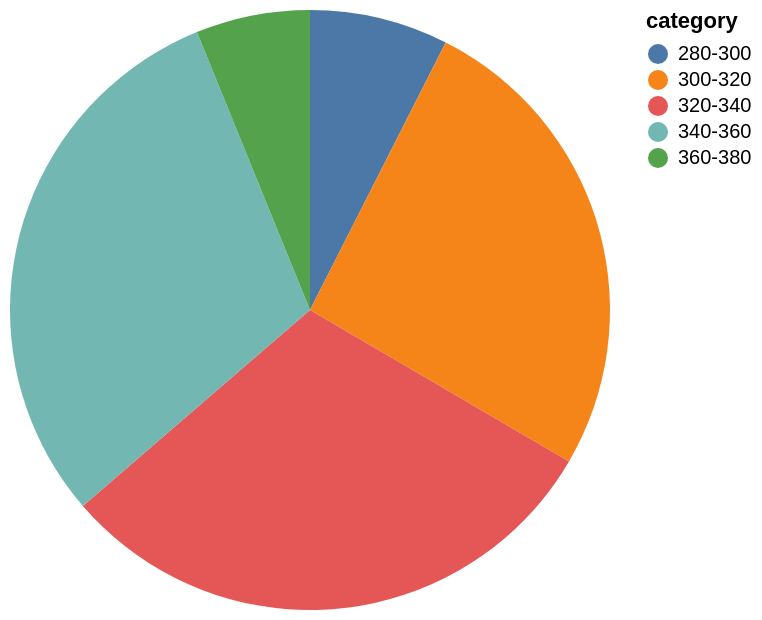

This figure's Vega-Lite source:
### Vega-Lite specification from a JSON file in a GitHub repository (floating-point values rounded to 4 significant figures)
{"$schema": "https://vega.github.io/schema/vega-lite/v5.json", "description": "A simple pie chart with embedded data.", "data": {"values": [{"category": "280-300", "Percentage": 7.47}, {"category": "300-320", "Percentage": 25.95}, {"category": "320-340", "Percentage": 30.25}, {"category": "340-360", "Percentage": 30.18}, {"category": "360-380", "Percentage": 6.15}]}, "mark": {"type": "arc", "tooltip": true}, "encoding": {"theta": {"field": "Percentage", "type": "quantitative", "stack": "normalize"}, "color": {"field": "category", "type": "nominal"}}}
